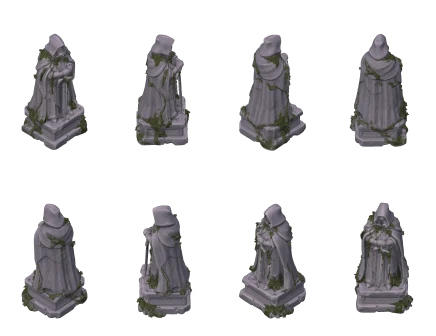
#> input picture tests/fixtures/mob-teste.webp, 436 x 336 px
$ python portraits-from-sheets.py ../tests/fixtures/mob-teste.webp ../tests/fixtures/mob-teste.webp
#> lines starting #> are read from the running program, lines starting #| are printed output that depends on the picture
# Recorta os retratos gerados (fundo verde #00ff00) -> public/assets/portraits/{npc-<id>,class-<classe>}.webp
# Uso: python tools/portraits-from-sheets.py <folha-6-npcs.jpg> <folha-4-classes.jpg>
# NPCs (3x2): guarda, Doran(arena), herbalista / mercadora, sábia, ferreiro. Classes (2x2): guerreiro, arqueiro / mago, clérigo.
import sys, os, shutil
import numpy as np
from PIL import Image
from scipy import ndimage as ndi

root = os.path.join(os.path.dirname(__file__), '..')
out = os.path.join(root, 'public/assets/portraits'); os.makedirs(out, exist_ok=True)
src = os.path.join(root, 'docs/art-direction/fontes-icones'); os.makedirs(src, exist_ok=True)
H_OUT = 256  # o maior uso é ~64 css px; 256 cobre 3x e o cartão


def key(im):
    a = np.array(im.convert('RGB')).astype(np.int16)
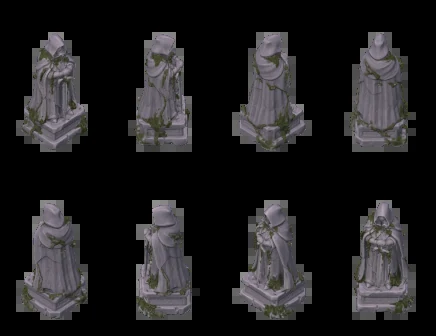
#> a: shape (336, 436, 3) int16; mean R, G, B 31.7, 30.7, 31.8
    r, g, b = a[..., 0], a[..., 1], a[..., 2]
    alpha = 1 - np.clip((g - np.maximum(r, b) - 40) / 80.0, 0, 1)
#> alpha: shape (336, 436) float64; every value is 1
    g2 = np.where(alpha < 0.999, np.minimum(g, np.maximum(r, b)), g)  # remove o halo verde
    return Image.fromarray(np.dstack([r, g2, b, alpha * 255]).clip(0, 255).astype(np.uint8), 'RGBA'), alpha


def save(im, alpha, name):
    lab, n = ndi.label(ndi.binary_dilation(alpha > 0.5, iterations=10))
    big = 1 + int(np.argmax(ndi.sum(np.ones_like(lab), lab, range(1, n + 1))))
    keep = ndi.binary_dilation(lab == big, iterations=2)
    arr = np.array(im); arr[..., 3] = np.where(keep, arr[..., 3], 0)
    ys, xs = np.where(arr[..., 3] > 8)
    c = Image.fromarray(arr, 'RGBA').crop((xs.min(), ys.min(), xs.max() + 1, ys.max() + 1))
    s = max(c.size); p = int(s * 0.04); sq = Image.new('RGBA', (s + 2 * p, s + 2 * p), (0, 0, 0, 0))
    sq.alpha_composite(c, (p + (s - c.width) // 2, p + (s - c.height) // 2))
    sq.resize((H_OUT, H_OUT), Image.LANCZOS).save(os.path.join(out, name + '.webp'), 'WEBP', quality=92, method=6)
    print(name, c.size)


def grid(path, cols, rows, names):
    im, al = key(Image.open(path)); H, W = al.shape
#> after `H, W = al.shape`: H = 336; W = 436
    for i, n in enumerate(names):
        r, c = divmod(i, cols)
        box = (c * W // cols, r * H // rows, (c + 1) * W // cols, (r + 1) * H // rows)
        save(im.crop(box), al[box[1]:box[3], box[0]:box[2]], n)
#> this loop made 6 passes
#> pass 1, in save, `arr = np.array(im)`:
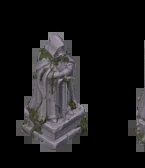
#> arr: shape (168, 145, 4); mean R, G, B, A 26.5, 25.6, 26.4, 255


npcs, classes = sys.argv[1], sys.argv[2]
shutil.copy(npcs, os.path.join(src, 'retratos-npcs.jpg')); shutil.copy(classes, os.path.join(src, 'retratos-classes.jpg'))
grid(npcs, 3, 2, ['npc-guard', 'npc-arena', 'npc-herbalist', 'npc-merchant', 'npc-sage', 'npc-smith'])
grid(classes, 2, 2, ['class-warrior', 'class-archer', 'class-mage', 'class-cleric'])
#> the loop in grid (call 2), `for i, n in enumerate(names):` made 4 passes
#> pass 1, in save (call 7), `arr = np.array(im)`:
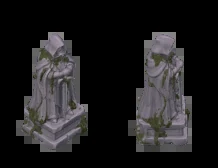
#> arr: shape (168, 218, 4); mean R, G, B, A 30.9, 29.9, 30.8, 255
